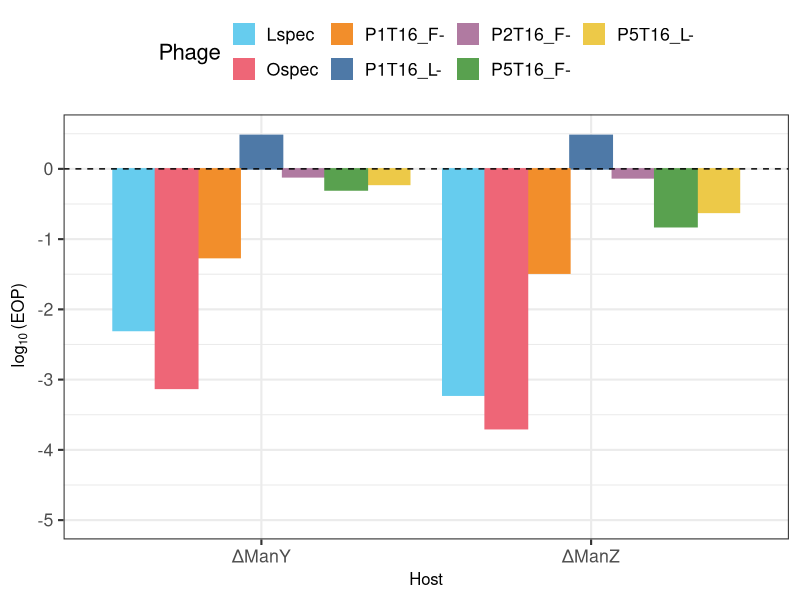
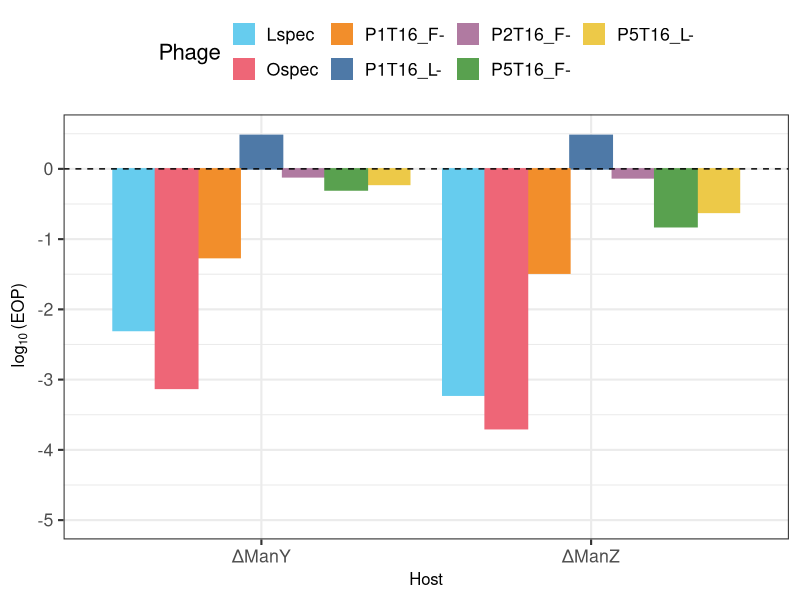

These charts were generated, in order, by the following R code:

library(ggplot2)
library(ggpubr)
library(tidyverse)
library(car)

setwd("CocktailvsGeneralist/Manuscript/Figure S3")
rawdat <- read.csv(file = "22-11-01-data.csv")
rawdat <- subset(rawdat, Pop != '3')
rawdat <- subset(rawdat, Pop != '4')

# Manually specify colors for each Treatment
colores <- c('#66CCEE','#EE6677',
             '#F28E2B','#4E79A7',
             '#B07AA1',
             '#59A14F','#EDC948')
names(colores) <- c('Lspec','Ospec',
                    'P1T16_F-', 'P1T16_L-',
                    'P2T16_F-',
                    'P5T16_F-', 'P5T16_L-')

# CALCULATE EOP ####
# with respect to controls measured on same day
# make index and empty EOP columns
rawdat$index <- 1:nrow(rawdat)
rawdat$EOP <- 0

# subset for each phage
#  take WT titer
#  calculate EOP and append to rawdat$EOP by index
for (i in unique(rawdat$Date)) {
  for (j in unique(rawdat$Phage)) {
    # can set both vals and subset by both at same time
    sub <- subset(rawdat, Date == i & Phage == j)
    titer_WT <- sub[sub$Host == 'WT',]$Titer
    sub$EOP <- sub$Titer/titer_WT
    rawdat$EOP[sub$index] <- sub$EOP
  }
}

# log10 Trans ####
rawdat$logEOP <- log10(rawdat$EOP)

# Plot  ####
man_dat <- subset(rawdat, Host == 'ΔManY' | Host == 'ΔManZ')
ord <- c('ΔManY','ΔManZ')
man_dat$Host <- factor(man_dat$Host, levels = ord)

man_eop <- ggplot(data = man_dat, 
                  aes(x = Host, y = log10(EOP),
                      color = Phage, fill = Phage)) +
  geom_bar(stat = 'identity', position='dodge') +
  theme_bw(base_size = 16) +
  theme(legend.position = 'top') +
  labs(y = bquote(~log[10]~'(EOP)')) +
  scale_y_continuous(limits = c(-5,0.5),
                     breaks = seq(-5,0,1)) +
  scale_color_manual(values = colores,
                     guide = 'none') +
  scale_fill_manual(values = colores) +
  geom_hline(yintercept = 0, linetype = 'dashed') +
  theme(axis.title = element_text(size = 12))
man_eop
ggsave(filename = 'mannose-eop-log.pdf', man_eop,
       width = 6, height = 6)

